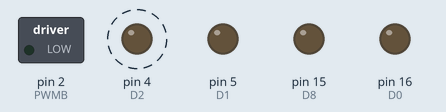
This sketch was run on a simulated Arduino Uno, built with avr-gcc and run on an emulated ATmega328P. Shown: switched loads named in the sketch (green lamp = pin HIGH), output pins drawn as LEDs (lit = HIGH). Dashed ring = blinking. Pins used as bus, display or sensor lines are not drawn; what the sketch prints to the serial monitor is not drawn.

Above: at 0.5 s.
Timing chart, 0 to 4.6 s (numbered marks = the images above):
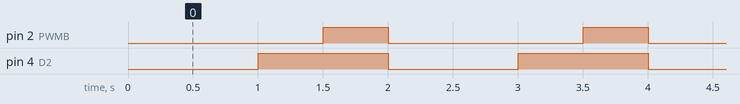

Measured:
- by itself, pin 2 (PWMB): alternates HIGH for 0.50 s and LOW for 1.5 s
- by itself, pin 4 (D2): alternates HIGH for 1.0 s and LOW for 1.0 s
- by itself, everything shown: repeats every 2.0 s, in 3 steps

The sketch:

Motors.ino
```cpp
//#include <Servo.h>

#define D0 16     //onboard LED
#define D1 5
#define D2 4
#define D3 0
#define D4 2      //onboard LED
#define D5 14
#define D6 12
#define D7 13
#define D8 15   //needs to be open when flashing
// D9 USB
// D10 USB
//#define pinSD2 9 //reserved
#define pinSD3 10

//pins for ultrasound
#define trigPin D0
#define echoPin D1

//pins for motors
#define PWMA D1
#define DIRA D3
#define PWMB D2
#define DIRB D4

// constants won't change :
const long TIME = 500;           // interval at which to blink (milliseconds)


void setup()
{
  Serial.begin(115200);
  pinMode( D0, OUTPUT);
  pinMode( D1, OUTPUT);
  pinMode( D2, OUTPUT);
  pinMode( D5, OUTPUT);
  pinMode( D6, OUTPUT);
  pinMode( D7, OUTPUT);
  pinMode( D8, OUTPUT);

  pinMode( PWMA, OUTPUT);
  pinMode( DIRA, OUTPUT);
  pinMode( PWMB, OUTPUT);
  pinMode( DIRB, OUTPUT);
  Serial.println("starting...");
}

void loop()
{
  int speed0 = 1024;
  int speed1 = 1024;
  Serial.println("MOTOR 0...");
  motor0 (speed0, 0);
  delay (TIME);
  motor0 (speed0, 1);
  delay (TIME);
  motor0 (0, 0);

  Serial.println("MOTOR 1...");
  motor1 (speed1, 0);
  delay (TIME);
  motor1 (speed1, 1);
  delay (TIME);
  motor1 (0, 0);
}

void motor0 ( int speed, int direction) {
  if (direction) {
    digitalWrite(DIRA, HIGH);
  }
  else {
    digitalWrite(DIRA, LOW);
  }
  analogWrite(PWMA, speed);
}

void motor1 ( int speed, int direction) {
  if (direction) {
    digitalWrite(DIRB, HIGH);
  }
  else {
    digitalWrite(DIRB, LOW);
  }
  analogWrite(PWMB, speed);
}
```
